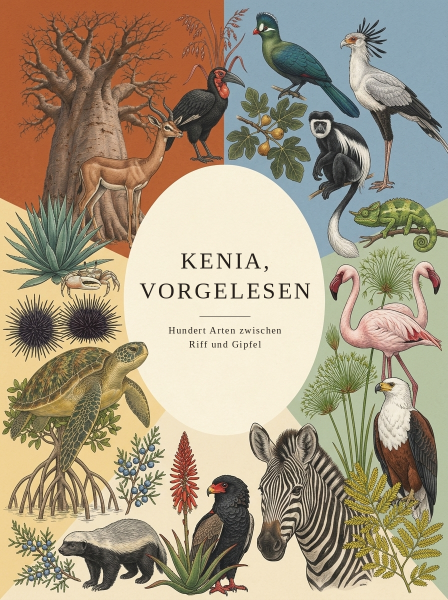
#> input picture buch/cover.png, 896 x 1200 px (shown at 1/2 size)
$ python cover_titel.py ../buch/cover.png ../buch/cover.png
#> lines starting #> are read from the running program, lines starting #| are printed output that depends on the picture
#!/usr/bin/env python3
"""Setzt Titel und Untertitel in das freie Mittelfeld des Covers.

Das Bild kommt ohne Text aus der Generierung, weil Bildmodelle deutsche
Schrift unzuverlaessig setzen. Die Typografie kommt hier dazu, in echter
Schrift und damit scharf, auch fuer EPUB und PDF.

Das Rohbild liegt als buch/cover-roh.png im Repo, damit sich das Cover
ohne einen neuen Generierungslauf wiederherstellen laesst.

    python3 scripts/cover_titel.py <roh.png> buch/cover.png
"""

import sys
from PIL import Image, ImageDraw, ImageFont

SERIF = "/usr/share/fonts/truetype/liberation/LiberationSerif-Regular.ttf"
TITEL = ["KENIA,", "VORGELESEN"]
UNTERTITEL = ["Hundert Arten zwischen", "Riff und Gipfel"]
AUTOR = "Tobi Brockmann"
FARBE = (38, 32, 26)
SPERRUNG = 0.10          # Anteil der Schriftgroesse als Buchstabenabstand
RAND = 24                # Sicherheitsabstand zum Motivkranz


def hell(p):
    """Der freie Mittelgrund ist warmes Cremepapier, nicht Weiss. Die Schwelle
    muss den Gelbstich zulassen, sonst findet sie das Feld nicht."""
    r, g, b = p[:3]
    return r > 238 and g > 230 and b > 203 and max(p[:3]) - min(p[:3]) < 44


def freies_feld(im):
    """Laengster heller Lauf je Zeile, als {y: (x_links, x_rechts)}."""
    w, h = im.size
    px = im.load()
    feld = {}
    for y in range(h):
        lauf, best = None, None
        for x in range(0, w, 2):
            if hell(px[x, y]):
                if lauf is None:
                    lauf = x
            else:
                if lauf is not None and (best is None or x - lauf > best[1] - best[0]):
                    best = (lauf, x)
                lauf = None
        if lauf is not None and (best is None or w - lauf > best[1] - best[0]):
            best = (lauf, w)
        if best and best[1] - best[0] > w * 0.25:
            feld[y] = best
    return feld


def breite_bei(feld, y, hoehe):
    """Engste Stelle im Band y bis y+hoehe."""
    werte = [feld[k][1] - feld[k][0] for k in feld if y <= k <= y + hoehe]
    return min(werte) if werte else 0


def gesperrt(draw, text, font, sperrung):
    return sum(draw.textlength(c, font=font) for c in text) + sperrung * (len(text) - 1)


def schreibe(draw, text, font, sperrung, mitte_x, y, farbe):
    breite = gesperrt(draw, text, font, sperrung)
    x = mitte_x - breite / 2
    for c in text:
        draw.text((x, y), c, font=font, fill=farbe)
        x += draw.textlength(c, font=font) + sperrung


def main():
    roh, ziel = sys.argv[1], sys.argv[2]
    im = Image.open(roh).convert("RGB")
#> im is the input picture: PIL image 896x1200 RGB; mean R, G, B 167.9, 154.9, 130.8
    feld = freies_feld(im)
    ys = sorted(feld)
    oben, unten = ys[0], ys[-1]
    mitte_y = (oben + unten) / 2
    mitte_x = sum(feld[int(mitte_y)]) / 2
    draw = ImageDraw.Draw(im)

    for gross in range(64, 20, -2):
        klein = max(14, int(gross * 0.42))
        ft = ImageFont.truetype(SERIF, gross)
        fu = ImageFont.truetype(SERIF, klein)
        zeilen = ([(t, ft, gross * SPERRUNG, gross * 1.30) for t in TITEL]
                  + [(None, None, 0, gross * 0.75)]
                  + [(u, fu, klein * SPERRUNG, klein * 1.45) for u in UNTERTITEL]
                  + [("", None, 0, klein * 1.1)]
                  + [(AUTOR, fu, klein * SPERRUNG, klein * 1.45)])
        hoehe = sum(z[3] for z in zeilen)
        y = mitte_y - hoehe / 2
        passt = y > oben + RAND and y + hoehe < unten - RAND
        if passt:
            pruef_y = y
            for text, font, sp, zh in zeilen:
                if text:
                    b = gesperrt(draw, text, font, sp)
                    if b > breite_bei(feld, int(pruef_y), int(zh)) - 2 * RAND:
                        passt = False
                        break
                pruef_y += zh
        if passt:
            break

    y = mitte_y - hoehe / 2
    for text, font, sp, zh in zeilen:
        if text == "":
            pass                       # nur Abstand, keine Linie
        elif text is None:
            linie = gross * 1.1
            mitte_zeile = y + zh / 2
            draw.line([(mitte_x - linie, mitte_zeile), (mitte_x + linie, mitte_zeile)],
                      fill=FARBE, width=max(1, gross // 32))
        else:
            schreibe(draw, text, font, sp, mitte_x, y, FARBE)
        y += zh

    im.save(ziel)
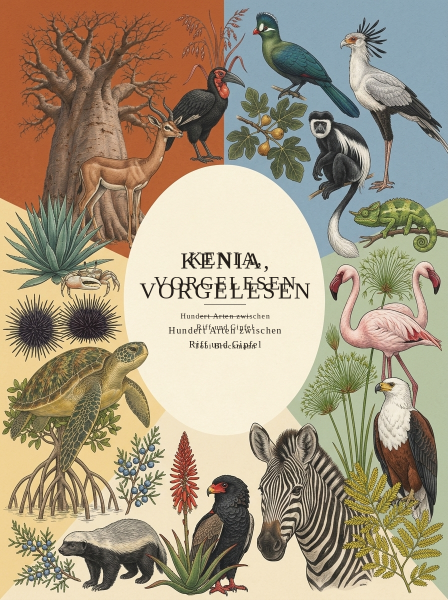
#> saved as cover.png: PIL image 896x1200 RGB (shown at 1/2 size); mean R, G, B 167.3, 154.2, 130.2
    print("%s geschrieben, Titelgroesse %d px" % (ziel, gross))


if __name__ == "__main__":
    main()
